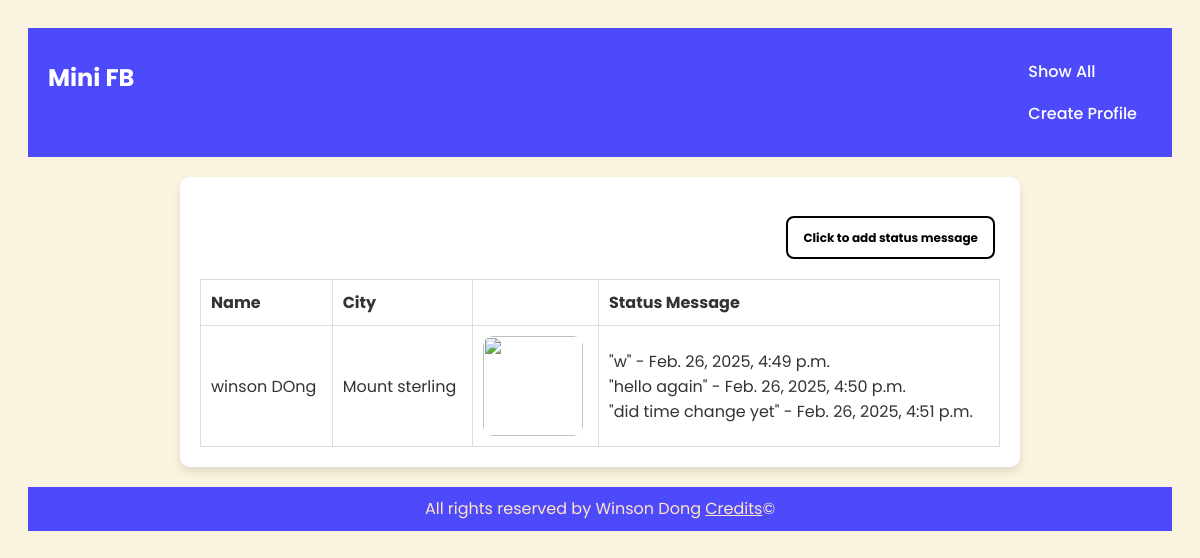
Screenshot of /mini_fb/profile/23 with the database file from the repository.
### mini_fb/models.py (models this page shows, shortened)
class Profile(models.Model):
    first = models.TextField(blank=False)
    last = models.TextField(blank=False)
    city = models.TextField(blank=False)
    email_address = models.EmailField(blank=False)
    profile_image_url = models.URLField(blank=True)
    def get_status_messages(self):
        messages = StatusMessage.objects.filter(profile=self)
        return messages

class StatusMessage(models.Model):
    profile = models.ForeignKey("Profile", on_delete=models.CASCADE)
    timestamp = models.DateTimeField(auto_now_add=True)
    message = models.TextField(blank=False)

### mini_fb/views.py (the view)
# urls.py: path('profile/<int:pk>', ShowProfilePageView.as_view(), name='show_profile'),
class ShowProfilePageView(DetailView):
    model = Profile
    template_name = 'mini_fb/show_profile.html'
    context_object_name = 'profile'

### mini_fb/templates/mini_fb/show_profile.html
{% extends 'mini_fb/base.html' %}
    {% block content %}
    <table>
    <tr>
        <th>Name</th>
        <th>City</th>
        <th></th>
        <th>Status Message</th>
    </tr>
    <tr>
        <td>{{profile.first}}
            {{profile.last}}
        </td>
        <td>{{profile.city}}</td>
        <td><img src="{{profile.profile_image_url}}" alt=""></td>
        <td>
            {% for message in profile.get_status_messages %}
                "{{message.message}}" -
                {{message.timestamp}}
                <br>
            {% endfor %}
        </td>
    </tr>
    <div class="add-status-container">
        <h3>
            <a href="{% url 'create_status' profile.pk %}" class="add-status-link">
                Click to add status message
            </a>
        </h3>
    </div>
    </table>
    {% endblock %}

### mini_fb/templates/mini_fb/base.html (shortened to what this page needs)
{% load static %}
<html>
    <head>
        <link rel="stylesheet" href="{% static 'mini_fb/mini_fb.css' %}">
    </head>
    <body>
        <header>
            <h1>Mini FB</h1>
            <nav>
                <ul><a href="{% url 'show_all_profiles' %}">Show All</a></ul>
                <ul><a href="{% url 'create_profile' %}">Create Profile</a></ul>
            </nav>
        </header>
        <main>
        {% block content %}
        {% endblock %}
        </main>
        <footer>
            <p>All rights reserved by Winson Dong <a href="https://www.linkedin.com/in/winsondong/" target="_blank">Credits</a>&copy;</p>
        </footer>
    </body>
</html>

### static/mini_fb/mini_fb.css (style rules this page uses)
* { font-family: "Poppins", sans-serif; }
body { background-color: #FAF3E0; color: #333; line-height: 1.6; padding: 20px; }
header { background: #4d4afb; padding: 15px 20px; color: white; display: flex; justify-content: space-between; align-items: top; }
header h1 { font-size: 24px; }
nav ul { list-style: none; }
nav ul a { text-decoration: none; color: white; font-weight: 500; padding: 10px 15px; border-radius: 5px; }
main { max-width: 800px; margin: 20px auto; padding: 20px; background: white; border-radius: 10px; box-shadow: 0px 5px 10px rgba(0, 0, 0, 0.1); }
table { width: 100%; border-collapse: collapse; margin-top: 20px; }
td, th { border: 1px solid #ddd; padding: 10px; text-align: left; }
img { width: 100px; height: auto; object-fit: cover; border-radius: 10%; }
.add-status-container { text-align: right; margin-right: 5px; }
.add-status-link { font-size: 12px; font-weight: bold; color: #000000; text-decoration: none; border: 2px solid #000000; padding: 10px 15px; border-radius: 8px; display: inline-block; transition: all 0.3s ease-in-out; }
footer { background-color: #4d4afb; color: bisque; padding: 1vh 1vw; display: flex; flex-direction: row; justify-content: space-evenly; position: relative; }
footer p { margin: 0; padding: 1; }
footer a { color: bisque; }

### rows the page displays
Profile: first "winson", last "DOng", city "Mount sterling"
StatusMessage: message "w", timestamp "Feb. 26, 2025, 4:49 p.m."
StatusMessage: message "hello again", timestamp "Feb. 26, 2025, 4:50 p.m."
StatusMessage: message "did time change yet", timestamp "Feb. 26, 2025, 4:51 p.m."
